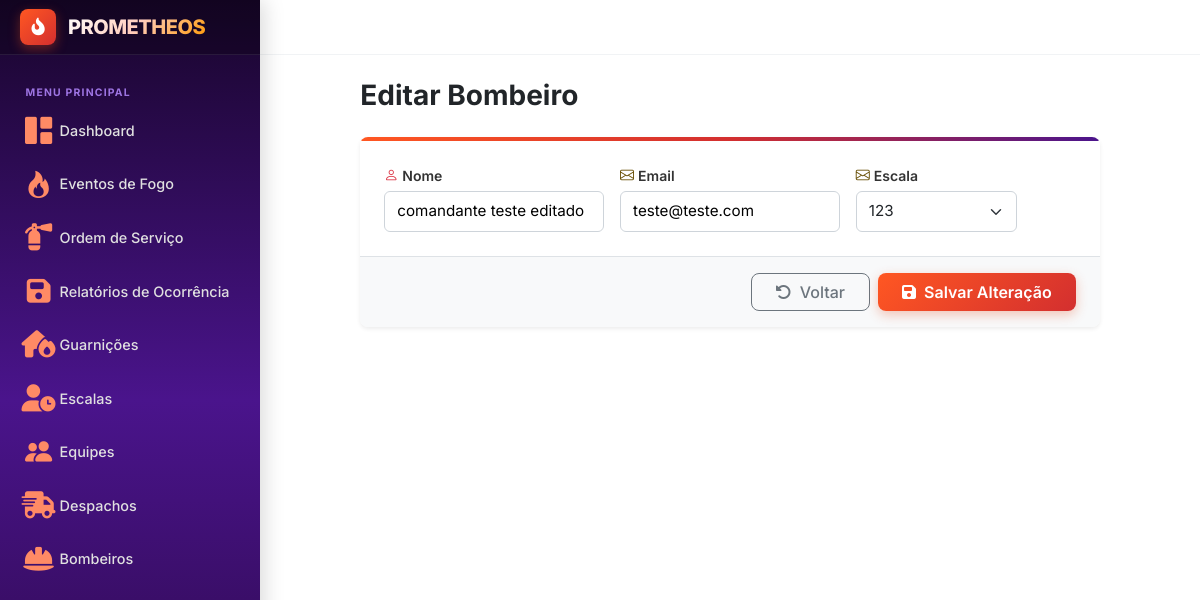
Page /bombeiros/editar/123123 on the committed database.
### usuario/models.py (models this page shows, shortened)
class Usuario(models.Model):
    class perfil(models.TextChoices):
        ADMIN = "ADMIN"
        SALA_SITUACAO = "SALA_SITUACAO"
        COMANDO = "COMANDO"
        COMBATENTE = "COMBATENTE"
    id = models.IntegerField(primary_key=True)
    nome = models.CharField(max_length=50)
    email = models.EmailField()
    perfil = models.CharField(choices=perfil.choices)

class Bombeiro(models.Model):
    id_usuario = models.OneToOneField(Usuario, on_delete=models.CASCADE)
    id_equipe = models.ForeignKey(Equipe, on_delete=models.PROTECT, blank=True, null=True)
    id_escala = models.ForeignKey(Escala, on_delete=models.SET_NULL, null=True, blank=True, related_name="bombeiros")
    matricula = models.IntegerField(primary_key=True)
    estatus = models.CharField(choices=Estatus.choices, default=Estatus.LIVRE)

### usuario/views.py (the view)
# urls.py: path('bombeiros/editar/<matricula>', userViews.editaBombeiro, name='editaBombeiro'),
def editaBombeiro(request, matricula=None):
    bombeiro = Bombeiro.objects.get(pk=matricula)
    form = BombeiroEdicaoForm(request.POST or None, instance=bombeiro)
    if form.is_valid():
        form.save()
        return redirect('bombeiro')
    return render(request, 'usuarios/editaBombeiro.html', {"form" : form})

### usuario/forms.py (shortened to what this page needs)
class BombeiroEdicaoForm(forms.ModelForm):
    nome = forms.CharField(max_length=150, label="Nome")
    email = forms.EmailField(label="E-mail")
    class Meta:
        model = Bombeiro
        fields = ['id_escala']
    def __init__(self, *args, **kwargs):
        super().__init__(*args, **kwargs)
        self.fields['nome'].widget.attrs['placeholder'] = 'Nome do bombeiro'
        self.fields['email'].widget.attrs['placeholder'] = 'bombeiro@email.com'
        campo = self.fields['id_escala']
        campo.widget = forms.Select(attrs={"class": "form-select"})
        campo.empty_label = "Sem escala"
        campo.label_from_instance = lambda e: f"{e.codigo}"
        campo.queryset = Escala.objects.select_related("id_guarnicao").order_by("-data_inicio")
        if self.instance.pk:
            self.fields['nome'].initial = self.instance.id_usuario.nome
            self.fields['email'].initial = self.instance.id_usuario.email

### templates/usuarios/editaBombeiro.html (shortened to what this page needs)
{% extends 'layout.html' %}
{% block content %}
<div class="row justify-content-center">
    <div class="col-12 col-xl-10 col-xxl-9">
        <div class="mb-4">
            <h1 class="h3 fw-bold mb-0 text-dark">Editar Bombeiro</h1>
        </div>
        <div class="card border-0 shadow-sm rounded-3 overflow-hidden">
            <div style="height: 4px; background: linear-gradient(90deg, var(--fire-orange), var(--fire-red-dark), var(--purple-mid));"></div>
            <form method="post" novalidate>
                <div class="card-body p-4">
                    <div class="row g-3">
                        <div class="col-12 col-md-4 form-field-wrapper">
                            <label for="{{ form.nome.id_for_label }}" class="form-label-custom">
                                <i class="bi bi-person text-danger me-1"></i>Nome
                            </label>
                            {{ form.nome }}
                        </div>
                        <div class="col-12 col-md-4 form-field-wrapper">
                            <label for="{{ form.email.id_for_label }}" class="form-label-custom">
                                <i class="bi bi-envelope text-warning-emphasis me-1"></i>Email
                            </label>
                            {{ form.email }}
                        </div>
                        <div class="col-12 col-md-3 form-field-wrapper">
                            <label for="{{ form.id_escala.id_for_label }}" class="form-label-custom">
                                <i class="bi bi-envelope text-warning-emphasis me-1"></i>Escala
                            </label>
                            {{ form.id_escala }}
                        </div>
                    </div>
                </div>
                <div class="card-footer bg-light border-top px-4 py-3 d-flex align-items-center justify-content-between">
                    <div class="d-flex gap-2 ms-auto">
                        <a href="{% url 'bombeiro' %}" class="btn btn-outline-secondary px-4 rounded-3 fw-medium">
                            <i class="fa-solid fa-rotate-left me-1"></i> Voltar
                        </a>
                        <button type="submit" class="btn btn-fire-primary px-4 rounded-3 fw-semibold">
                            <i class="fa-solid fa-floppy-disk me-1"></i> Salvar Alteração
                        </button>
                    </div>
                </div>
            </form>
        </div>
    </div>
</div>
{% endblock %}

### templates/layout.html (style rules this page uses)
:root { --fire-red-dark: #D32F2F; --fire-red-primary: #E64A19; --fire-orange: #FF5722; --fire-amber: #FF9800; --purple-dark: #18052B; --purple-mid: #4A148C; --purple-light: #7B1FA2; --bg-main: #ffffff; --sidebar-width: 260px; --sidebar-collapsed-width: 80px; --topbar-height: 55px; }
body { font-family: 'Inter', -apple-system, BlinkMacSystemFont, "Segoe UI", Roboto, sans-serif; background-color: var(--bg-main); color: #212529; overflow-x: hidden; margin: 0; padding: 0; }

### templates/usuarios/editaBombeiro.html (style rules this page uses)
.form-field-wrapper input, .form-field-wrapper select { display: block !important; width: 100% !important; border: 1px solid #ced4da !important; border-radius: 0.375rem !important; padding: 0.5rem 0.75rem !important; font-size: 0.95rem !important; background-color: #fff !important; box-sizing: border-box !important; }
.form-label-custom { font-weight: 600; font-size: 0.875rem; color: #333; margin-bottom: 0.35rem; display: block; }
.btn-fire-primary { background: linear-gradient(135deg, var(--fire-orange), var(--fire-red-dark)); color: #ffffff; border: none; box-shadow: 0 4px 12px rgba(230, 74, 25, 0.3); transition: all 0.2s ease; }

### rows in the picture
Usuario: nome "comandante teste editado", email "teste@teste.com"
Bombeiro: id_escala "123"
